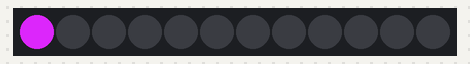
This sketch was run on a simulated Arduino Uno, built with avr-gcc and run on an emulated ATmega328P. Parts: 12 RGB LEDs in strip order, left to right.

Above: at 0.1 s.
At 0.5 s:
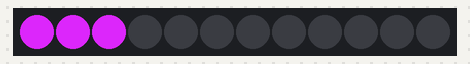
At 1.1 s:
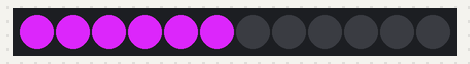
At 1.7 s:
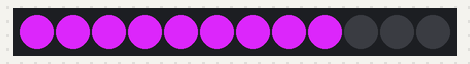
At 2.3 s:
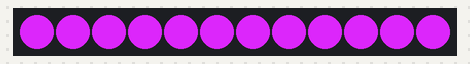

The sketch:

lab_02.ino
```cpp
#include <Adafruit_NeoPixel.h>
#define LEDPIN 12 // connect the Data from the strip to this pin on the Arduino
#define NUMBER_PIXELS 12 // the number of pixels in your LED strip
Adafruit_NeoPixel strip = Adafruit_NeoPixel(NUMBER_PIXELS, LEDPIN, NEO_GRB + NEO_KHZ800);

int delayTime = 200; // 1/2 of a second

void setup() {
  strip.begin(); // initialize the strip
}

void loop() {
  for (int i=0; i<strip.numPixels(); i++) {
    rainbow7(i, delayTime); // starting at i, draw the 7 color rainbow
  }
}

// a seven segment rainbow with blue on the highest pixel
void rainbow7(int  i,int  wait) {
    int np = strip.numPixels();  // we use the modulo function with this
    strip.setPixelColor(i %np,212,37,242);
    strip.show();
    delay(wait);
}
```
